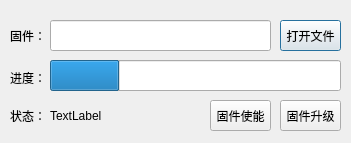
<?xml version="1.0" encoding="UTF-8"?>
<ui version="4.0">
 <class>QFirmwareUpdateDialog</class>
 <widget class="QDialog" name="QFirmwareUpdateDialog">
  <property name="geometry">
   <rect>
    <x>0</x>
    <y>0</y>
    <width>351</width>
    <height>143</height>
   </rect>
  </property>
  <property name="windowTitle">
   <string>固件升级</string>
  </property>
  <widget class="QLineEdit" name="lineEdit">
   <property name="geometry">
    <rect>
     <x>50</x>
     <y>20</y>
     <width>221</width>
     <height>31</height>
    </rect>
   </property>
   <property name="layoutDirection">
    <enum>Qt::LeftToRight</enum>
   </property>
   <property name="maxLength">
    <number>32767</number>
   </property>
   <property name="readOnly">
    <bool>true</bool>
   </property>
  </widget>
  <widget class="QPushButton" name="pushButton">
   <property name="geometry">
    <rect>
     <x>280</x>
     <y>20</y>
     <width>61</width>
     <height>31</height>
    </rect>
   </property>
   <property name="text">
    <string>打开文件</string>
   </property>
  </widget>
  <widget class="QPushButton" name="pushButton_2">
   <property name="geometry">
    <rect>
     <x>280</x>
     <y>100</y>
     <width>61</width>
     <height>31</height>
    </rect>
   </property>
   <property name="text">
    <string>固件升级</string>
   </property>
  </widget>
  <widget class="QProgressBar" name="progressBar">
   <property name="geometry">
    <rect>
     <x>50</x>
     <y>60</y>
     <width>291</width>
     <height>31</height>
    </rect>
   </property>
   <property name="value">
    <number>24</number>
   </property>
   <property name="textVisible">
    <bool>false</bool>
   </property>
   <property name="orientation">
    <enum>Qt::Horizontal</enum>
   </property>
   <property name="invertedAppearance">
    <bool>false</bool>
   </property>
   <property name="textDirection">
    <enum>QProgressBar::BottomToTop</enum>
   </property>
  </widget>
  <widget class="QLabel" name="label_UpdateProgress">
   <property name="geometry">
    <rect>
     <x>10</x>
     <y>70</y>
     <width>41</width>
     <height>16</height>
    </rect>
   </property>
   <property name="text">
    <string>进度：</string>
   </property>
  </widget>
  <widget class="QLabel" name="label_Firmwarepath">
   <property name="geometry">
    <rect>
     <x>10</x>
     <y>25</y>
     <width>41</width>
     <height>21</height>
    </rect>
   </property>
   <property name="text">
    <string>固件：</string>
   </property>
  </widget>
  <widget class="QLabel" name="label_UpdateProgress_2">
   <property name="geometry">
    <rect>
     <x>10</x>
     <y>100</y>
     <width>51</width>
     <height>31</height>
    </rect>
   </property>
   <property name="text">
    <string>状态：</string>
   </property>
  </widget>
  <widget class="QPushButton" name="pushButton_3">
   <property name="geometry">
    <rect>
     <x>210</x>
     <y>100</y>
     <width>61</width>
     <height>31</height>
    </rect>
   </property>
   <property name="text">
    <string>固件使能</string>
   </property>
  </widget>
  <widget class="QLabel" name="label">
   <property name="geometry">
    <rect>
     <x>50</x>
     <y>105</y>
     <width>101</width>
     <height>21</height>
    </rect>
   </property>
   <property name="text">
    <string>TextLabel</string>
   </property>
  </widget>
 </widget>
 <resources/>
 <connections/>
</ui>
